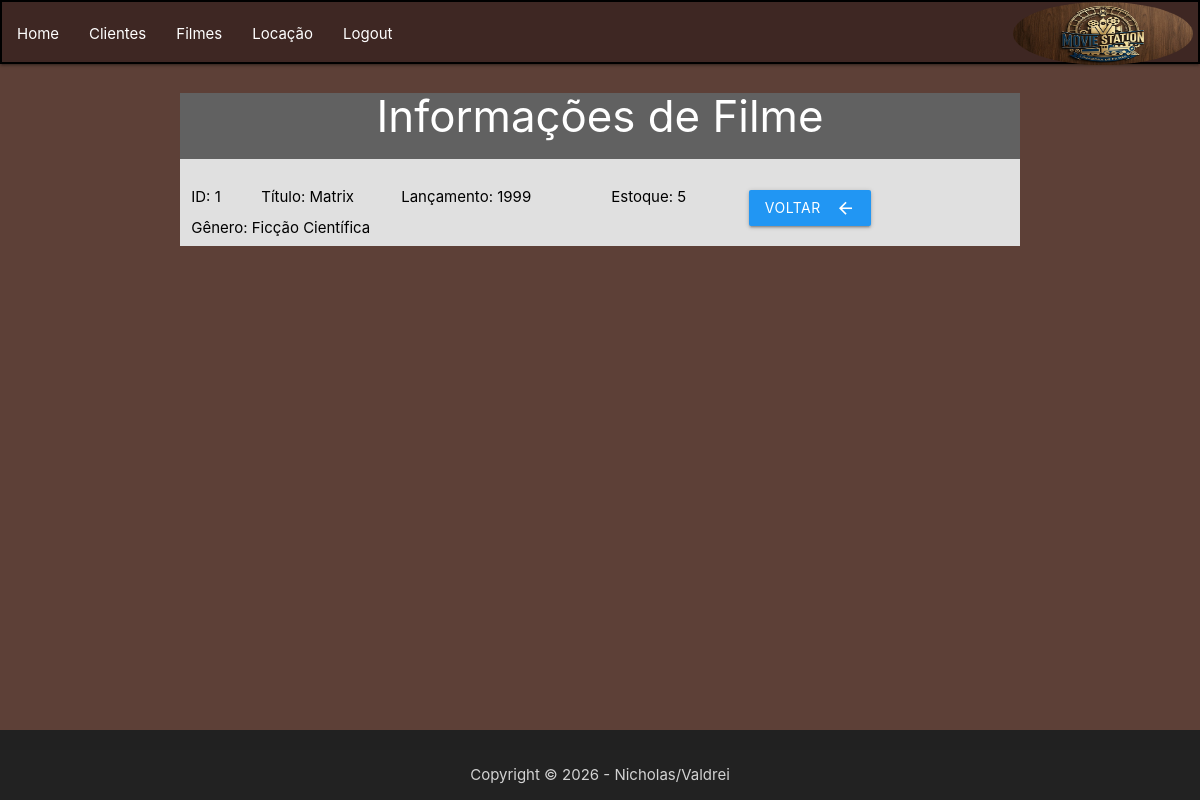
The page /VIEW/filme/frmdetfilme.php?id=1 on the database its author committed.
### tables this page shows
CREATE TABLE `filmes` (
  `id` int(11) NOT NULL,
  `titulo` varchar(150) NOT NULL,
  `genero` varchar(50) NOT NULL,
  `lancamento` int(11) NOT NULL,
  `estoque` int(11) NOT NULL
);

### DAL/filme.php (called while the page is built, shortened)
<?php
    include_once $_SERVER['DOCUMENT_ROOT'] . '/Locadora/DAL/conexao.php';
    include_once $_SERVER['DOCUMENT_ROOT'] . '/Locadora/MODEL/filme.php';
    class Filme{
        public function SelectById(int $id){
            $sql = "SELECT * FROM filmes WHERE id = ?;";
            $con = Conexao::conectar();
            $query = $con->prepare($sql);
            $query->execute(array($id));
            $linha = $query->fetch(\PDO::FETCH_ASSOC);
            $filme = new \MODEL\Filme();
            $filme->setId($linha['id']);
            $filme->setTitulo($linha['titulo']);
            $filme->setLancamento($linha['lancamento']);
            $filme->setGenero($linha['genero']);
            $filme->setEstoque($linha['estoque']);
            return $filme;
        }
    }

### DAL/conexao.php (called while the page is built, shortened)
<?php
    class conexao {
        private static $dbNome = 'locadora';
        private static $dbHost = 'localhost';
        private static $dbUsuario = 'root';
        private static $dbSenha = '';
        private static $cont = null;
        public static function conectar(){
            if (self::$cont == null){
                try{
                    self::$cont = new PDO("mysql:host=" . self::$dbHost . ";dbname=" . self::$dbNome,
                    self::$dbUsuario , self::$dbSenha);
                }
                catch (\PDOException $exception) {
                    die ($exception->getMessage());
                }
            }
        return self::$cont;
        }
    public static function desconectar (){
        self::$cont = null;
        return self::$cont;
        }
    }
?>

### MODEL/filme.php (called while the page is built, shortened)
<?php
    class Filme{
        private ?int $id;
        private ?string $titulo;
        private ?string $genero;
        private ?int $lancamento;
        private ?int $estoque;
        public function getId(){return $this->id;}
        public function getTitulo(){return $this->titulo;}
        public function getGenero(){return $this->genero;}
        public function getLancamento(){return $this->lancamento;}
        public function getEstoque(){return $this->estoque;}
        public function setId(int $id){$this->id = $id;}
        public function setTitulo(string $titulo){$this->titulo = $titulo;}
        public function setGenero(string $genero){$this->genero = $genero;}
        public function setLancamento(int $lancamento){$this->lancamento = $lancamento;}
        public function setEstoque(int $estoque){$this->estoque = $estoque;}
    }
?>

### VIEW/filme/frmdetfilme.php (the view, shortened to what this page needs)
<?php
$id = $_GET['id'];
include_once $_SERVER['DOCUMENT_ROOT'] . "/Locadora/DAL/filme.php";
include_once $_SERVER['DOCUMENT_ROOT'] . "/Locadora/MODEL/filme.php";
include_once $_SERVER['DOCUMENT_ROOT'] . '/Locadora/VIEW/header.php';
include_once $_SERVER['DOCUMENT_ROOT'] . '/Locadora/VIEW/footer.php';
$dalFilme = new DAL\Filme();
$filme = $dalFilme->SelectById($id);
?>
<!DOCTYPE html>
<html lang="pt-br">
<head>
    <link rel="stylesheet" href="https://cdnjs.cloudflare.com/ajax/libs/materialize/1.0.0/css/materialize.min.css">
</head>
<body class="brown darken-2">
    <div class="container center grey darken-2 white-text">
        <h3>Informações de Filme</h3>
        <div class="row grey lighten-2 black-text">
            <form action="opedtfilme.php" method="post" class="row">
                <div class="input-field col s1">
                    <label for="id" class="black-text bold">ID: <?php echo $filme->getID() ?>
                    </label>
                </div>
                <div class="input-field col s2">
                    <label for="titulolabel" class="black-text bold">Título: <?php echo $filme->getTitulo() ?> </label>
                </div>
                <div class="input-field col s3">
                    <label for="lancamentolabel" class="black-text bold">Lançamento: <?php echo $filme->getLancamento() ?> </label>
                </div>
                <div class="input-field col s5">
                    <label for="estoquelabel" class="black-text bold">Estoque: <?php echo $filme->getEstoque() ?> </label>
                </div>
                <div class="input-field col s6">
                    <label for="generolabel" class="black-text bold">Gênero: <?php echo $filme->getGenero() ?> </label>
                </div>
                <a class="waves-effect waves-light blue btn"
                    onclick="JavaScript:location.href='lstfilme.php'">
                    <i class="material-icons right">arrow_back</i>Voltar
                </a>
        </div>
    </div>
    <br />
</body>
</html>

### rows shown on the page
filmes: id "1", titulo "Matrix", lancamento "1999", estoque "5", genero "Ficção Científica"
